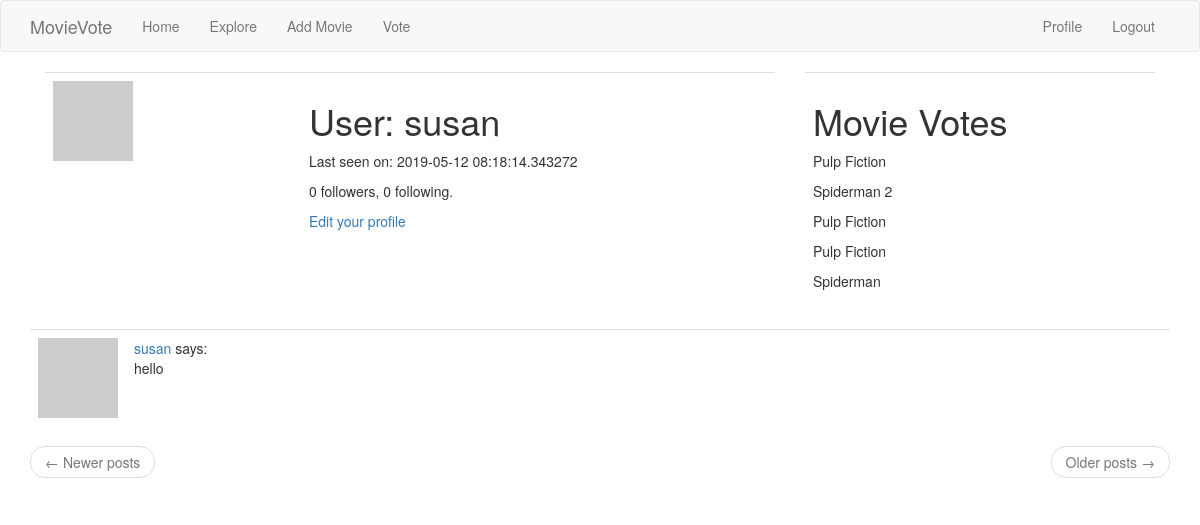
Page /user/susan (signed in) on the committed database.
### app/models.py (models this page shows, shortened)
class User(UserMixin, db.Model):
    id = db.Column(db.Integer, primary_key=True)
    username = db.Column(db.String(64), index=True, unique=True)
    email = db.Column(db.String(120), index=True, unique=True)
    password_hash = db.Column(db.String(128))
    posts = db.relationship('Post', backref='author', lazy='dynamic')
    about_me = db.Column(db.String(140))
    last_seen = db.Column(db.DateTime, default=datetime.utcnow)
    followed = db.relationship(
        'User', secondary=followers,
        primaryjoin=(followers.c.follower_id == id),
        secondaryjoin=(followers.c.followed_id == id),
        backref=db.backref('followers', lazy='dynamic'), lazy='dynamic')
    voted = db.Column(db.Boolean)
    movie_vote1 = db.Column(db.String(64))
    movie_vote2 = db.Column(db.String(64))
    movie_vote3 = db.Column(db.String(64))
    movie_vote4 = db.Column(db.String(64))
    movie_vote5 = db.Column(db.String(64))
    def avatar(self, size):
        digest = md5(self.email.lower().encode('utf-8')).hexdigest()
        return 'https://www.gravatar.com/avatar/{}?d=identicon&s={}'.format(
            digest, size)

class Post(db.Model):
    id = db.Column(db.Integer, primary_key=True)
    body = db.Column(db.String(140))
    timestamp = db.Column(db.DateTime, index=True, default=datetime.utcnow)
    user_id = db.Column(db.Integer, db.ForeignKey('user.id'))

### app/routes.py (the view)
@app.route('/user/<username>')
@login_required
def user(username):
    user = User.query.filter_by(username=username).first_or_404()
    page = request.args.get('page', 1, type=int)
    posts = user.posts.order_by(Post.timestamp.desc()).paginate(
        page, app.config['POSTS_PER_PAGE'], False)
    next_url = url_for('user', username=user.username, page=posts.next_num) \
        if posts.has_next else None
    prev_url = url_for('user', username=user.username, page=posts.prev_num) \
        if posts.has_prev else None
    return render_template('user.html', user=user, posts=posts.items,
                           next_url=next_url, prev_url=prev_url)

### app/models.py (called while the page is built)
@login.user_loader
def load_user(id):
    return User.query.get(int(id))

### app/routes.py (called while the page is built)
@app.before_request
def before_request():
    if current_user.is_authenticated:
        current_user.last_seen = datetime.utcnow()
        db.session.commit()

### app/templates/user.html (shortened to what this page needs)
{% extends "base.html" %}
{% import 'bootstrap/wtf.html' as wtf %}
{% block app_content %}
    <div class="col-md-8">
      <table class="table table-hover">
        <tr>
            <td width="256px"><img src="{{ user.avatar(256) }}"></td>
            <td>
                <h1>User: {{ user.username }}</h1>
                {% if user.last_seen %}<p>Last seen on: {{ user.last_seen }}</p>{% endif %}
                <p>{{ user.followers.count() }} followers, {{ user.followed.count() }} following.</p>
                {% if user == current_user %}
                <p><a href="{{ url_for('edit_profile') }}">Edit your profile</a></p>
                {% elif not current_user.is_following(user) %}
                <p><a href="{{ url_for('follow', username=user.username) }}">Follow</a></p>
                {% else %}
                <p><a href="{{ url_for('unfollow', username=user.username) }}">Unfollow</a></p>
                {% endif %}
            </td>
        </tr>
      </table>
    </div>
    <div class ="col-md-4">
      {% if user.voted == True %}
      <table class="table table-hover">
        <tr>
            <td>
                <h1>Movie Votes</h1>
                <p>{{ user.movie_vote1 }}</p>
                <p>{{ user.movie_vote2 }}</p>
                <p>{{ user.movie_vote3 }}</p>
                <p>{{ user.movie_vote4 }}</p>
                <p>{{ user.movie_vote5 }}</p>
            </td>
        </tr>
      </table>
      {% endif %}
    </div>
    {% for post in posts %}
        {% include '_post.html' %}
    {% endfor %}
    <nav aria-label="...">
        <ul class="pager">
            <li class="previous{% if not prev_url %} disabled{% endif %}">
                <a href="{{ prev_url or '#' }}">
                    <span aria-hidden="true">&larr;</span> Newer posts
                </a>
            </li>
            <li class="next{% if not next_url %} disabled{% endif %}">
                <a href="{{ next_url or '#' }}">
                    Older posts <span aria-hidden="true">&rarr;</span>
                </a>
            </li>
        </ul>
    </nav>
{% endblock %}

### app/templates/base.html (shortened to what this page needs)
{% extends 'bootstrap/base.html' %}
{% block navbar %}
    <nav class="navbar navbar-default">
        <div class="container">
            <div class="navbar-header">
                <a class="navbar-brand" href="{{ url_for('index') }}">MovieVote</a>
            </div>
            <div class="collapse navbar-collapse" id="bs-example-navbar-collapse-1">
                <ul class="nav navbar-nav">
                    <li><a href="{{ url_for('index') }}">Home</a></li>
                    <li><a href="{{ url_for('explore') }}">Explore</a></li>
                    <li><a href="{{ url_for('add_movie') }}">Add Movie</a></li>
                    <li><a href="{{ url_for('vote') }}">Vote</a></li>
                </ul>
                <ul class="nav navbar-nav navbar-right">
                    {% if current_user.is_anonymous %}
                    <li><a href="{{ url_for('login') }}">Login</a></li>
                    {% else %}
                    <li><a href="{{ url_for('user', username=current_user.username) }}">Profile</a></li>
                    <li><a href="{{ url_for('logout') }}">Logout</a></li>
                    {% endif %}
                </ul>
            </div>
        </div>
    </nav>
{% endblock %}
{% block content %}
    <div class="container">
        {% block app_content %}{% endblock %}
    </div>
{% endblock %}

### app/templates/_post.html
    <table class="table table-hover">
        <tr>
            <td width="70px">
                <a href="{{ url_for('user', username=post.author.username) }}">
                    <img src="{{ post.author.avatar(70) }}" />
                </a>
            </td>
            <td>
                <a href="{{ url_for('user', username=post.author.username) }}">
                    {{ post.author.username }}
                </a>
                says:
                <br>
                {{ post.body }}
            </td>
        </tr>
    </table>

### rows in the picture
User: username "susan", last_seen "2019-05-12 08:18:14.343272", movie_vote1 "Pulp Fiction", movie_vote2 "Spiderman 2", movie_vote3 "Pulp Fiction", movie_vote4 "Pulp Fiction", movie_vote5 "Spiderman"
Post: author.username "susan", body "hello"

### other values in the picture
{{ user.followers.count() }} "0"
{{ user.followed.count() }} "0"
